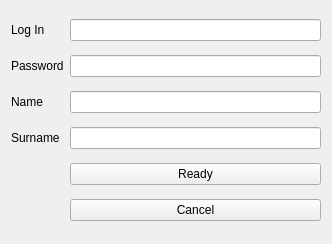
<?xml version="1.0" encoding="UTF-8"?>
<ui version="4.0">
 <class>Register</class>
 <widget class="QWidget" name="Register">
  <property name="geometry">
   <rect>
    <x>0</x>
    <y>0</y>
    <width>332</width>
    <height>244</height>
   </rect>
  </property>
  <property name="windowTitle">
   <string>Form</string>
  </property>
  <layout class="QGridLayout" name="gridLayout">
   <item row="0" column="0">
    <widget class="QLabel" name="logLabel">
     <property name="text">
      <string>Log In</string>
     </property>
    </widget>
   </item>
   <item row="0" column="1">
    <widget class="QLineEdit" name="logInput">
     <property name="sizePolicy">
      <sizepolicy hsizetype="Expanding" vsizetype="Fixed">
       <horstretch>0</horstretch>
       <verstretch>0</verstretch>
      </sizepolicy>
     </property>
     <property name="text">
      <string/>
     </property>
    </widget>
   </item>
   <item row="1" column="0">
    <widget class="QLabel" name="pasLabel">
     <property name="text">
      <string>Password</string>
     </property>
    </widget>
   </item>
   <item row="1" column="1">
    <widget class="QLineEdit" name="pasEdit">
     <property name="text">
      <string/>
     </property>
    </widget>
   </item>
   <item row="2" column="0">
    <widget class="QLabel" name="nameLabel">
     <property name="text">
      <string>Name</string>
     </property>
    </widget>
   </item>
   <item row="2" column="1">
    <widget class="QLineEdit" name="nameInput"/>
   </item>
   <item row="3" column="0">
    <widget class="QLabel" name="snameLabel">
     <property name="text">
      <string>Surname</string>
     </property>
    </widget>
   </item>
   <item row="3" column="1">
    <widget class="QLineEdit" name="snameInput"/>
   </item>
   <item row="4" column="1">
    <widget class="QPushButton" name="readyButton">
     <property name="text">
      <string>Ready</string>
     </property>
    </widget>
   </item>
   <item row="5" column="1">
    <widget class="QPushButton" name="cancelButton">
     <property name="text">
      <string>Cancel</string>
     </property>
    </widget>
   </item>
  </layout>
 </widget>
 <resources/>
 <connections/>
</ui>
